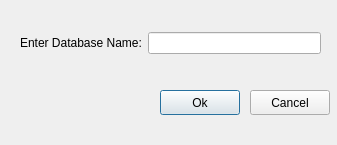
<?xml version="1.0" encoding="UTF-8"?>
<ui version="4.0">
 <class>createDatabase</class>
 <widget class="QDialog" name="createDatabase">
  <property name="geometry">
   <rect>
    <x>0</x>
    <y>0</y>
    <width>337</width>
    <height>145</height>
   </rect>
  </property>
  <property name="windowTitle">
   <string>Create Database</string>
  </property>
  <widget class="QPushButton" name="pushButton">
   <property name="geometry">
    <rect>
     <x>160</x>
     <y>90</y>
     <width>80</width>
     <height>25</height>
    </rect>
   </property>
   <property name="text">
    <string>Ok</string>
   </property>
  </widget>
  <widget class="QPushButton" name="pushButton_2">
   <property name="geometry">
    <rect>
     <x>250</x>
     <y>90</y>
     <width>80</width>
     <height>25</height>
    </rect>
   </property>
   <property name="text">
    <string>Cancel</string>
   </property>
  </widget>
  <widget class="QWidget" name="layoutWidget">
   <property name="geometry">
    <rect>
     <x>20</x>
     <y>30</y>
     <width>301</width>
     <height>26</height>
    </rect>
   </property>
   <layout class="QHBoxLayout" name="horizontalLayout">
    <item>
     <widget class="QLabel" name="label">
      <property name="text">
       <string>Enter Database Name:</string>
      </property>
     </widget>
    </item>
    <item>
     <widget class="QLineEdit" name="lineEdit_dbNameEntered"/>
    </item>
   </layout>
  </widget>
 </widget>
 <resources/>
 <connections/>
</ui>
